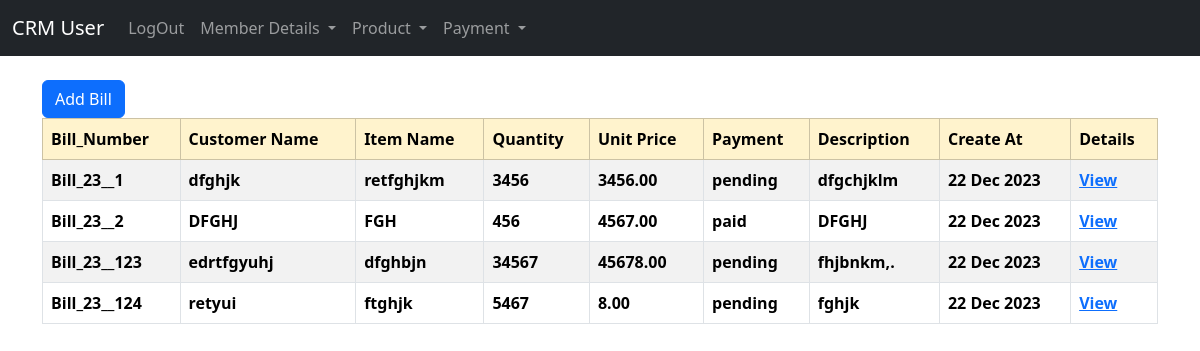
The page /user/record_details/ (signed in) on the database as committed earlier.
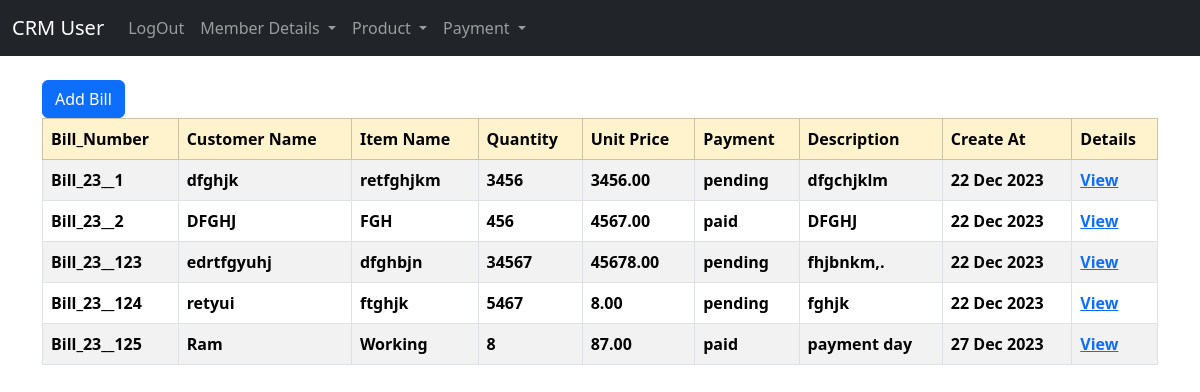
The same page on the database as committed later.
### user_app/models.py (models this page shows, shortened)
class BillRecord(models.Model):
    date = models.DateField(auto_now_add = True)
    description = models.TextField()
    item_name = models.CharField(max_length=100)
    quantity = models.IntegerField()
    unit_price = models.DecimalField(max_digits=10, decimal_places=2)
    registration_date = models.DateField(auto_now_add=True)
    customer_name = models.CharField(max_length=100)
    payment_status = models.CharField(max_length=20, choices=[('pending', 'Pending'), ('paid', 'Paid')])

### user_app/views.py (the view)
# urls.py: path('record_details/', views.record_details, name='record_details'),
def record_details(request):
    if request.user.is_authenticated:
        records = BillRecord.objects.all()
        return render(request, "user/bill/record_details.html", {"records": records})
    else:
        messages.success(request, "YOu Must Be")
        return redirect("home")

### templates/user/bill/record_details.html
{% extends 'user/base.html' %}
{% block main %}
{% if user.is_authenticated %}
<div class="table-responsive">
     <li class="nav-link">
           <button class="btn btn-primary">
          <a class="dropdown-item" href="{% url 'add_record' %}">Add Bill</a></button>
     </li>
     <table class="table table-striped table-hover table-bordered">
          <thead class="table-warning">
               <tr>
                    <th scope="col">Bill_Number</th>
                    <th scope="col">Customer Name</th>
                    <th scope="col">Item Name</th>
                    <th scope="col">Quantity</th>
                    <th scope="col">Unit Price</th>
                    <th scope="col">Payment</th>
                    <th scope="col">Description</th>
                    <th scope="col">Create At</th>
                    <th scope="col">Details</th>
               </tr>
          </thead>
          <tbody>
               {% if records %}
               {% for record in records %}
               <tr>
                    <th scope="row">Bill_{{record.registration_date | date:"y"}}__{{record.id}}</th>
                    <th>{{record.customer_name}}</th>
                    <th>{{record.item_name}}</th>
                    <th>{{record.quantity}}</th>
                    <th>{{record.unit_price}}</th>
                    <th>{{record.payment_status}}</th>
                    <th>{{record.description}}</th>
                    <th>{{record.date | date:"d M Y"}}</th>
                    <th><a href="{% url 'record' record.pk %}">View</a></th>
               </tr>
               {% endfor %}
               {% endif %}
          </tbody>
     </table>
</div>
{% endif %}
{% endblock main %}

### templates/user/base.html (shortened to what this page needs)
{% load static %}
<!doctype html>
<html lang="en">
<head>
     <link href="https://cdn.jsdelivr.net/npm/bootstrap@5.3.2/dist/css/bootstrap.min.css" rel="stylesheet"
>
</head>
<body>
     {% include 'user/header.html' %}
     <div class="container">
         <div class="mt-4">
          {% block main %}
          {% endblock main %}
     </div>
</body>
</html>

### templates/user/header.html (shortened to what this page needs)
<nav class="navbar navbar-expand-lg navbar-dark bg-dark">
     <div class="container-fluid">
          <a class="navbar-brand" href="{% url 'home'%}">CRM User</a>
          <div class="collapse navbar-collapse" id="navbarSupportedContent">
               <ul class="navbar-nav me-auto mb-2 mb-lg-0">
                    {% if user.is_authenticated %}
                    <li class="nav-item">
                         <a class="nav-link" href="{% url 'logout' %}">LogOut</a>
                    </li>
                    <li class="nav-item dropdown">
                         <a class="nav-link dropdown-toggle" role="button" data-bs-toggle="dropdown"
                              aria-expanded="false">
                              Member Details
                         </a>
                    </li>
                    <li class="nav-item dropdown">
                         <a class="nav-link dropdown-toggle" role="button" data-bs-toggle="dropdown"
                              aria-expanded="false">
                              Product
                         </a>
                    </li>
                    <li class="nav-item dropdown">
                         <a class="nav-link dropdown-toggle" role="button" data-bs-toggle="dropdown"
                              aria-expanded="false">
                              Payment
                         </a>
                    </li>
                    {% else %}
                    <li class="nav-item">
                         <a class="nav-link" href="{% url 'home' %}">LogIn</a>
                    </li>
                    {% endif %}
               </ul>
          </div>
     </div>
</nav>

Rows that differ between the two databases and show on the page:
added BillRecord: registration_date "23", id "125", customer_name "Ram", item_name "Working", quantity "8", unit_price "87.00", payment_status "paid", description "payment day", date "27 Dec 2023"
